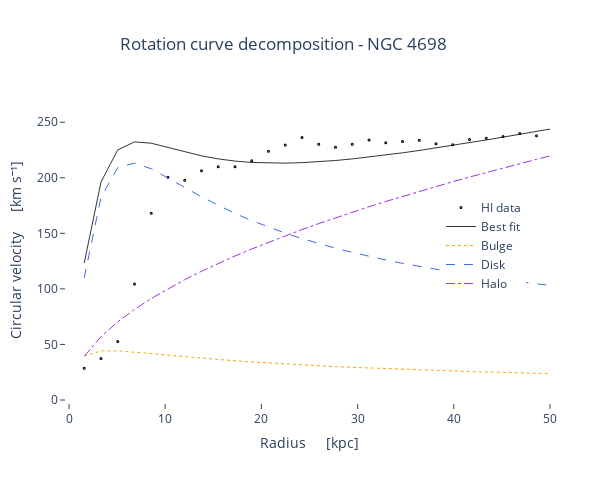

Notebook code cell kept with this figure:
### Code cell
fig = go.Figure()

fig.add_trace(go.Scatter(x = radius/kpc,y = velocity/1e5, line=dict(color='black', width=0.7, dash='solid'),
                   mode = 'markers',
                   marker = dict(symbol = 'circle-dot', size=3, color = 'black'),
                   name = 'HI data'))

fig.add_trace(go.Scatter(x = radius/kpc, y = fit_curve(R, *popt)/1e5,line=dict(color='black', width=0.8),
                   mode = 'lines',
                   marker = dict(symbol = 'circle-dot', size=5, color = 'black'),
                   name = 'Best fit'))

fig.add_trace(go.Scatter(x = radius/kpc, y = bojo/1e5,line=dict(color='rgba(255,165,0, 1)', width=1, dash='dot'),
                   mode = 'lines',
                   marker = dict(symbol = 'circle-dot', size=3, color = 'rgba(255,165,0, 1)'),
                   name = 'Bulge'))

fig.add_trace(go.Scatter(x = radius/kpc, y = disk/1e5,line=dict(color='royalblue', width=1, dash='dash'),
                   mode = 'lines',
                   marker = dict(symbol = 'circle-dot', size=3, color = 'rgba(8, 0, 246, 0.8)'),
                   name = 'Disk'))

fig.add_trace(go.Scatter(x = radius/kpc, y = halo/1e5,line=dict(color = 'rgba(153, 51, 230, 1.0)', width=1, 
                   dash='dashdot'), mode = 'lines',
                   marker = dict(symbol = 'circle-dot', size=3, color = 'rgba(153, 51, 153, 1.0)'),
                   name = 'Halo'))

fig.update_layout(paper_bgcolor='rgba(255,255,255,1)', plot_bgcolor='rgba(255,255,255,1)')

fig.update_layout(legend=dict(
    yanchor="top",
    y=0.69,
    xanchor="right",
    x=0.95),
    autosize=False,
    width=600,
    height=500,
    margin=dict(
        l=50,
        r=50,
        b=100,
        t=100,
        pad=4),
    paper_bgcolor='rgba(255,255,255,1)', plot_bgcolor='rgba(255,255,255,1)')

fig.update_xaxes(showline=True, linewidth=0.005, linecolor='black',ticks="outside")
fig.update_yaxes(showline=True, linewidth=0.005, linecolor='black',ticks="outside")

fig.update_layout(title = dict(text = "Rotation curve decomposition - NGC 4698",x = .2), 
                  xaxis = dict(range = [0,50], title = 'Radius     [kpc]'),
                  yaxis = dict(range = [0,270], title = 'Circular velocity     [km s⁻¹]'))

# with open("NGC4579 RC.html", "w") as f:
#     f.write(fig.to_html())

### Figure 1 — Plotly figure (JSON) as saved in the notebook; plotly's stock layout.template omitted (floating-point values rounded to 4 significant figures)
{"data": [{"line": {"color": "black", "dash": "solid", "width": 0.7}, "marker": {"color": "black", "size": 3, "symbol": "circle-dot"}, "mode": "markers", "name": "HI data", "type": "scatter", "x": [1.583, 3.324, 5.066, 6.807, 8.548, 10.29, 12.03, 13.77, 15.51, 17.25, 19.0, 20.74, 22.48, 24.22, 25.96, 27.7, 29.44, 31.18, 32.93, 34.67, 36.41, 38.15, 39.89, 41.63, 43.37, 45.12, 46.86, 48.6, 50.34], "y": [28.65, 37.33, 52.64, 104.3, 168.2, 200.5, 197.8, 206.3, 209.9, 209.9, 215.4, 223.9, 229.5, 236.2, 230.2, 227.6, 230.2, 234.0, 231.6, 232.5, 233.8, 230.7, 229.7, 234.4, 235.5, 237.2, 239.9, 237.9, 242.7]}, {"line": {"color": "black", "width": 0.8}, "marker": {"color": "black", "size": 5, "symbol": "circle-dot"}, "mode": "lines", "name": "Best fit", "type": "scatter", "x": [1.583, 3.324, 5.066, 6.807, 8.548, 10.29, 12.03, 13.77, 15.51, 17.25, 19.0, 20.74, 22.48, 24.22, 25.96, 27.7, 29.44, 31.18, 32.93, 34.67, 36.41, 38.15, 39.89, 41.63, 43.37, 45.12, 46.86, 48.6, 50.34], "y": [123.3, 196.1, 225.1, 232.3, 231.1, 227.3, 223.3, 219.8, 217.0, 215.0, 213.8, 213.2, 213.2, 213.6, 214.4, 215.6, 217.0, 218.6, 220.5, 222.5, 224.6, 226.8, 229.2, 231.6, 234.0, 236.6, 239.1, 241.7, 244.3]}, {"line": {"color": "rgba(255,165,0, 1)", "dash": "dot", "width": 1}, "marker": {"color": "rgba(255,165,0, 1)", "size": 3, "symbol": "circle-dot"}, "mode": "lines", "name": "Bulge", "type": "scatter", "x": [1.583, 3.324, 5.066, 6.807, 8.548, 10.29, 12.03, 13.77, 15.51, 17.25, 19.0, 20.74, 22.48, 24.22, 25.96, 27.7, 29.44, 31.18, 32.93, 34.67, 36.41, 38.15, 39.89, 41.63, 43.37, 45.12, 46.86, 48.6, 50.34], "y": [39.6, 44.12, 44.23, 43.16, 41.77, 40.32, 38.92, 37.61, 36.39, 35.27, 34.23, 33.27, 32.37, 31.55, 30.77, 30.06, 29.38, 28.75, 28.16, 27.6, 27.07, 26.57, 26.1, 25.65, 25.22, 24.81, 24.43, 24.06, 23.7]}, {"line": {"color": "royalblue", "dash": "dash", "width": 1}, "marker": {"color": "rgba(8, 0, 246, 0.8)", "size": 3, "symbol": "circle-dot"}, "mode": "lines", "name": "Disk", "type": "scatter", "x": [1.583, 3.324, 5.066, 6.807, 8.548, 10.29, 12.03, 13.77, 15.51, 17.25, 19.0, 20.74, 22.48, 24.22, 25.96, 27.7, 29.44, 31.18, 32.93, 34.67, 36.41, 38.15, 39.89, 41.63, 43.37, 45.12, 46.86, 48.6, 50.34], "y": [109.9, 182.4, 209.2, 213.2, 208.1, 200.0, 191.3, 182.9, 175.1, 167.9, 161.4, 155.5, 150.1, 145.2, 140.7, 136.6, 132.8, 129.3, 126.0, 123.0, 120.2, 117.5, 115.0, 112.7, 110.5, 108.4, 106.4, 104.5, 102.8]}, {"line": {"color": "rgba(153, 51, 230, 1.0)", "dash": "dashdot", "width": 1}, "marker": {"color": "rgba(153, 51, 153, 1.0)", "size": 3, "symbol": "circle-dot"}, "mode": "lines", "name": "Halo", "type": "scatter", "x": [1.583, 3.324, 5.066, 6.807, 8.548, 10.29, 12.03, 13.77, 15.51, 17.25, 19.0, 20.74, 22.48, 24.22, 25.96, 27.7, 29.44, 31.18, 32.93, 34.67, 36.41, 38.15, 39.89, 41.63, 43.37, 45.12, 46.86, 48.6, 50.34], "y": [39.34, 57.0, 70.34, 81.52, 91.33, 100.2, 108.3, 115.8, 122.9, 129.6, 136.0, 142.0, 147.8, 153.4, 158.8, 164.0, 169.0, 173.9, 178.7, 183.3, 187.8, 192.2, 196.5, 200.7, 204.8, 208.8, 212.7, 216.6, 220.4]}], "layout": {"autosize": false, "height": 500, "legend": {"x": 0.95, "xanchor": "right", "y": 0.69, "yanchor": "top"}, "margin": {"b": 100, "l": 50, "pad": 4, "r": 50, "t": 100}, "paper_bgcolor": "rgba(255,255,255,1)", "plot_bgcolor": "rgba(255,255,255,1)", "title": {"text": "Rotation curve decomposition - NGC 4698", "x": 0.2}, "width": 600, "xaxis": {"linecolor": "black", "linewidth": 0.005, "range": [0, 50], "showline": true, "ticks": "outside", "title": {"text": "Radius     [kpc]"}}, "yaxis": {"linecolor": "black", "linewidth": 0.005, "range": [0, 270], "showline": true, "ticks": "outside", "title": {"text": "Circular velocity     [km s⁻¹]"}}}}
